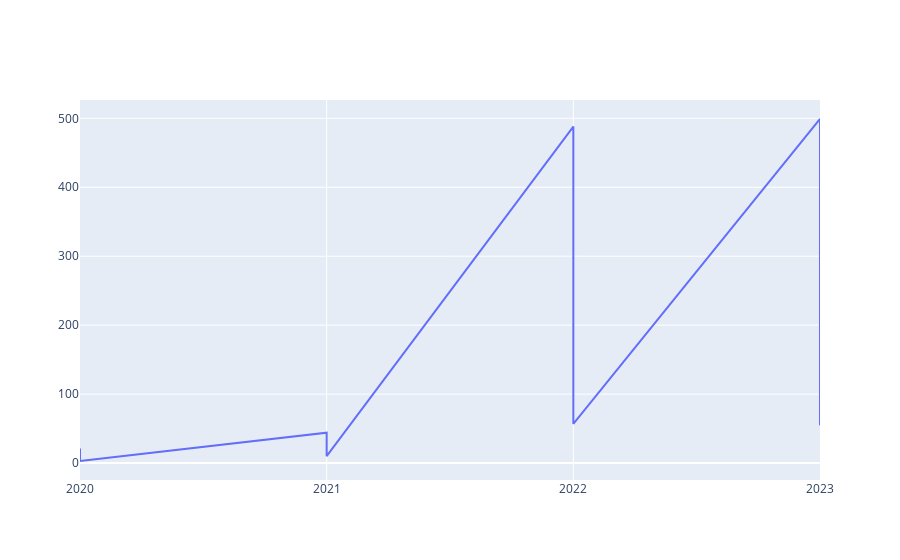

This figure's notebook cell:
### Code cell
fig = go.Figure()

fig.add_trace(go.Line(
    x=top_jobs_per_year['work_year'],
    y=top_jobs_per_year['count']
))

### Figure 1 — Plotly figure (JSON) as saved in the notebook; plotly's stock layout.template omitted (floating-point values rounded to 4 significant figures)
{"data": [{"type": "scatter", "x": ["2020", "2020", "2020", "2020", "2020", "2021", "2021", "2021", "2021", "2021", "2022", "2022", "2022", "2022", "2022", "2023", "2023", "2023", "2023", "2023"], "y": [21, 15, 8, 4, 3, 44, 38, 21, 18, 10, 488, 405, 276, 109, 57, 499, 370, 307, 158, 55]}], "layout": {}}
